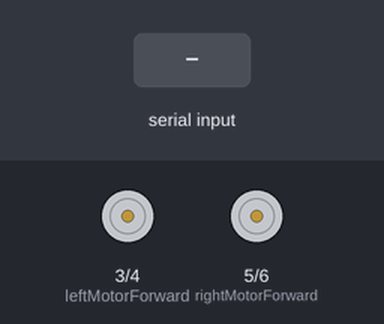
The sketch below on a simulated Arduino Uno, built with avr-gcc and run on an emulated ATmega328P. Parts: motor-driver pin pairs drawn as motors (green arrow = first pin HIGH = forward, orange = second pin HIGH = backward, longer = more drive). The inputs (shaded band) are chosen by the test bench.

Above: at 1.2 s.
1.3 s: "F" received over Serial
At 2.5 s:
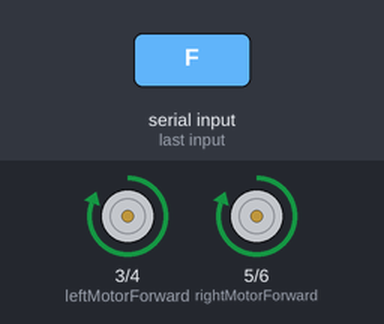
2.8 s: "B" received over Serial
At 3.7 s:
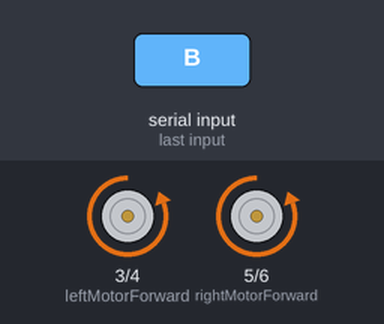
4.3 s: "L" received over Serial
At 4.8 s:
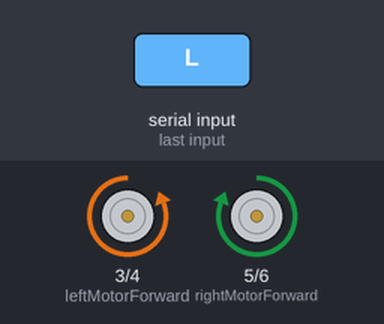
5.8 s: "R" received over Serial
At 7.0 s:
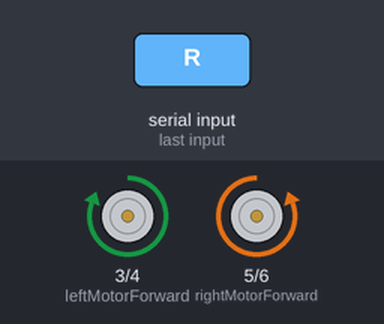
7.3 s: "S" received over Serial
At 8.3 s:
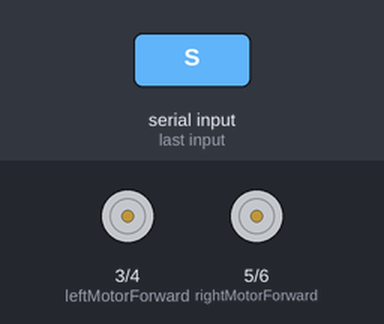
Timing chart, 0 to 9.8 s (numbered marks = the images above; inputs shaded):
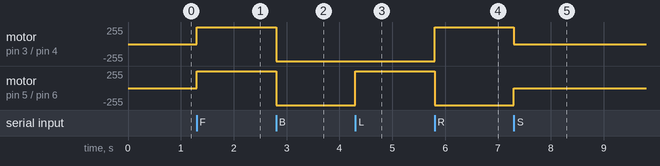

Measured:
- after the input at 1.3 s, motor on pin 3 (leftMotorForward) / pin 4 (leftMotorBackward), motor on pin 5 (rightMotorForward) / pin 6 (rightMotorBackward): stopped → forward 255/255 at once
- after the input at 2.8 s, motor on pin 3 (leftMotorForward) / pin 4 (leftMotorBackward), motor on pin 5 (rightMotorForward) / pin 6 (rightMotorBackward): forward 255/255 → backward 255/255 at once
- after the input at 4.3 s, motor on pin 5 (rightMotorForward) / pin 6 (rightMotorBackward): backward 255/255 → forward 255/255 at once
- after the input at 5.8 s, motor on pin 3 (leftMotorForward) / pin 4 (leftMotorBackward): backward 255/255 → forward 255/255 at once; motor on pin 5 (rightMotorForward) / pin 6 (rightMotorBackward): forward 255/255 → backward 255/255 at once
- after the input at 7.3 s, motor on pin 3 (leftMotorForward) / pin 4 (leftMotorBackward): forward 255/255 → stopped at once; motor on pin 5 (rightMotorForward) / pin 6 (rightMotorBackward): backward 255/255 → stopped at once

The sketch:

new3_arduinocode.ino
```cpp
const int leftMotorForward = 3;
const int leftMotorBackward = 4;
const int rightMotorForward = 5;
const int rightMotorBackward = 6;

void setup() {
  Serial.begin(9600);
  pinMode(leftMotorForward, OUTPUT);
  pinMode(leftMotorBackward, OUTPUT);
  pinMode(rightMotorForward, OUTPUT);
  pinMode(rightMotorBackward, OUTPUT);
}

void loop() {
  if (Serial.available() > 0) {
    char command = Serial.read();
    switch (command) {
      case 'F': // Move Forward
        moveForward();
        break;
      case 'B': // Move Backward
        moveBackward();
        break;
      case 'L': // Turn Left
        turnLeft();
        break;
      case 'R': // Turn Right
        turnRight();
        break;
      case 'S': // Stop
        stop();
        break;
    }
  }
}

void moveForward() {
  digitalWrite(leftMotorForward, HIGH);
  digitalWrite(leftMotorBackward, LOW);
  digitalWrite(rightMotorForward, HIGH);
  digitalWrite(rightMotorBackward, LOW);
}

void moveBackward() {
  digitalWrite(leftMotorForward, LOW);
  digitalWrite(leftMotorBackward, HIGH);
  digitalWrite(rightMotorForward, LOW);
  digitalWrite(rightMotorBackward, HIGH);
}

void turnLeft() {
  digitalWrite(leftMotorForward, LOW);
  digitalWrite(leftMotorBackward, HIGH);
  digitalWrite(rightMotorForward, HIGH);
  digitalWrite(rightMotorBackward, LOW);
}

void turnRight() {
  digitalWrite(leftMotorForward, HIGH);
  digitalWrite(leftMotorBackward, LOW);
  digitalWrite(rightMotorForward, LOW);
  digitalWrite(rightMotorBackward, HIGH);
}

void stop() {
  digitalWrite(leftMotorForward, LOW);
  digitalWrite(leftMotorBackward, LOW);
  digitalWrite(rightMotorForward, LOW);
  digitalWrite(rightMotorBackward, LOW);
}
```
